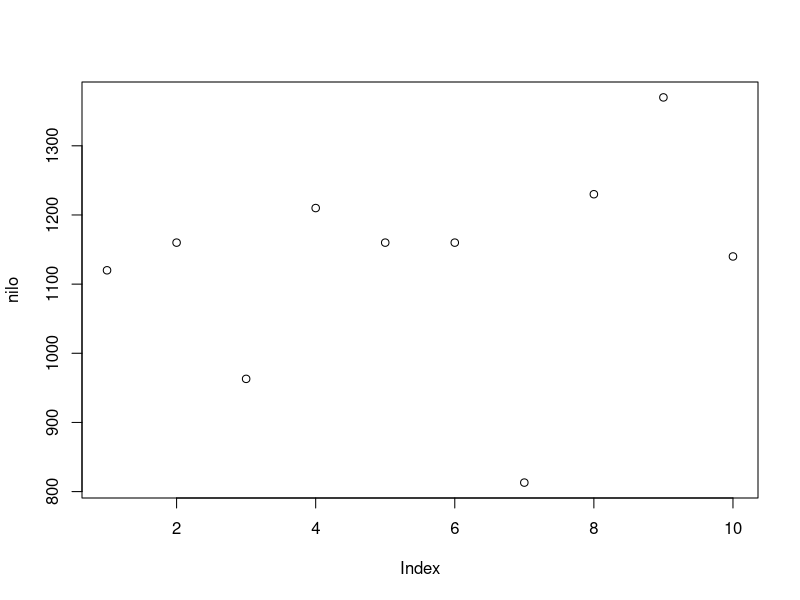
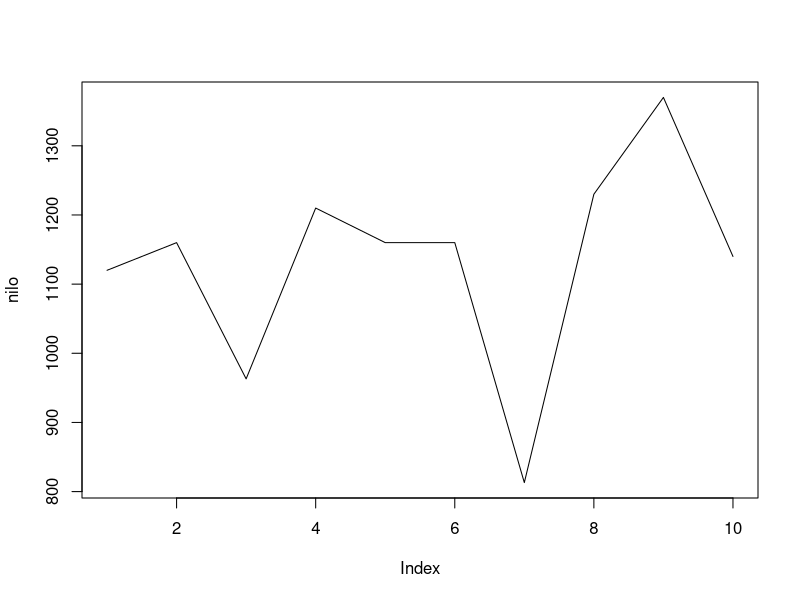
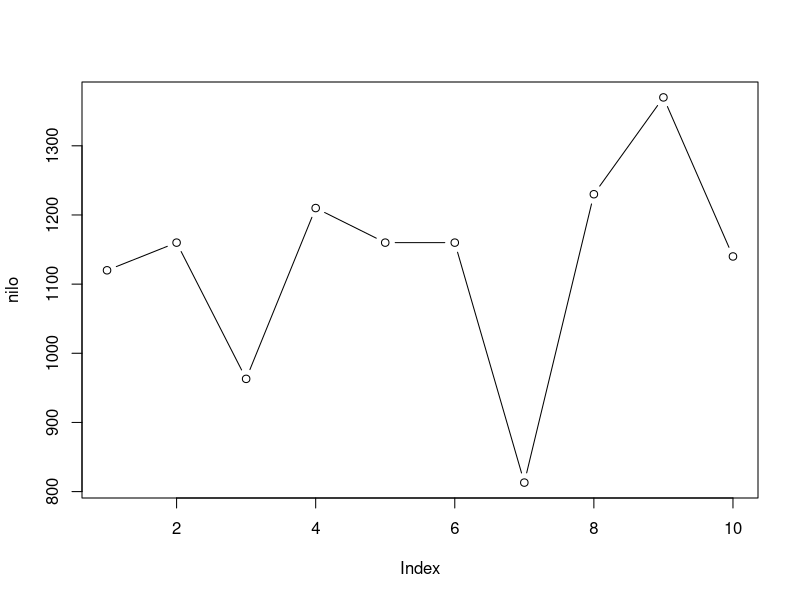
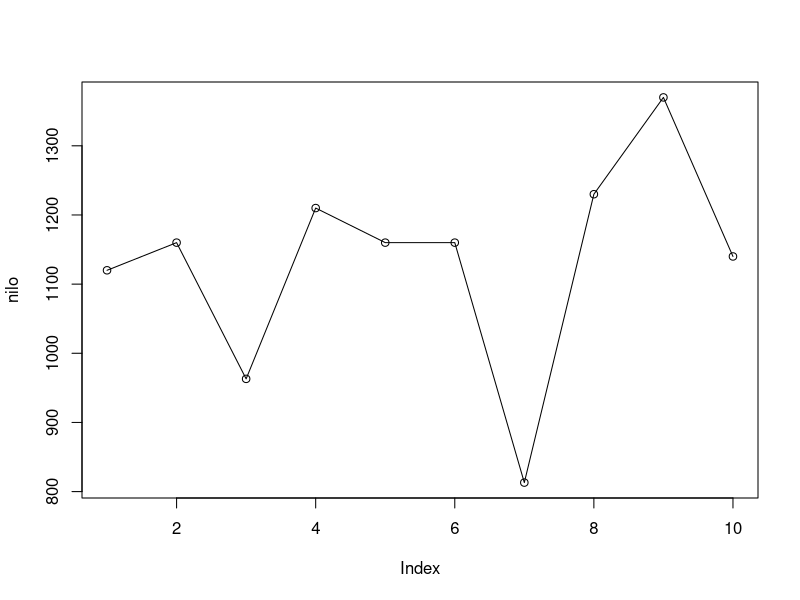
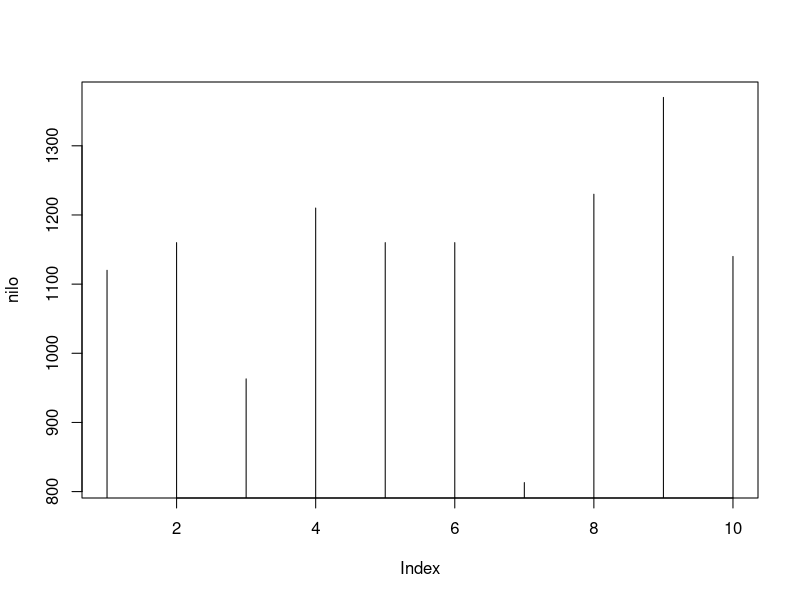
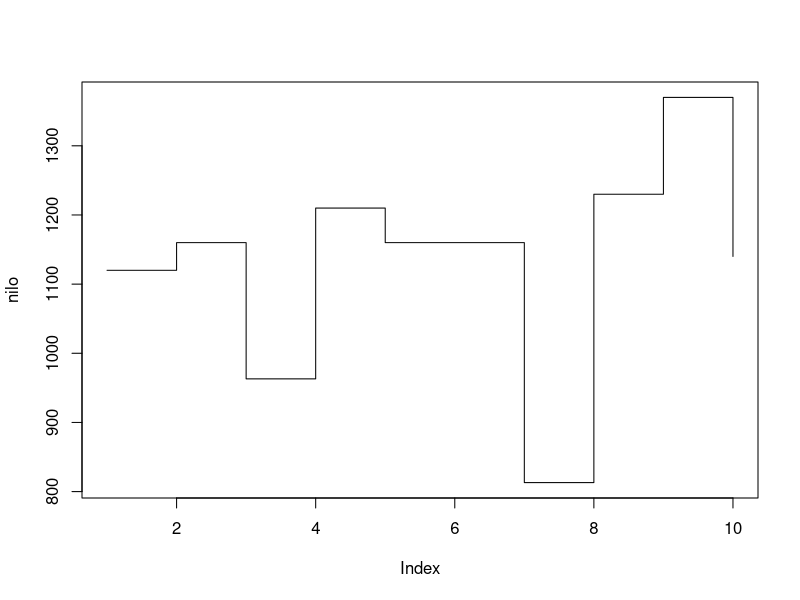
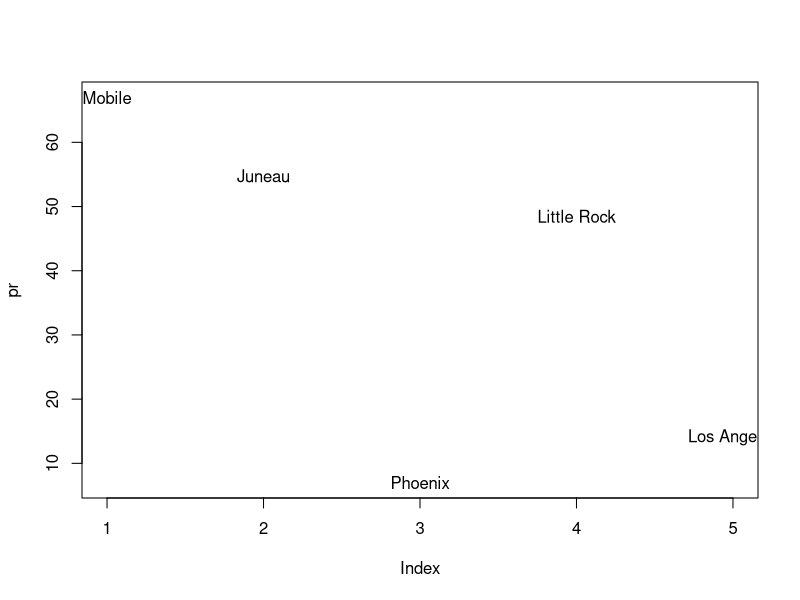
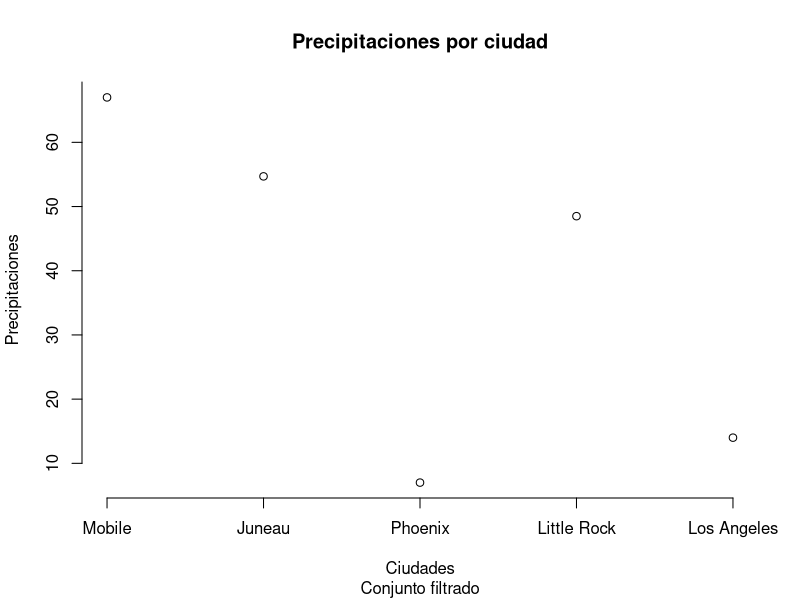

These charts were generated, in order, by the following R code:
# Funciones gráficas de bajo nivel

# type
str(Nile)
help(Nile)
nilo = Nile[1:10]
plot(nilo, type = "p")
plot(nilo, type = "l")
plot(nilo, type = "b")
plot(nilo, type = "o")
plot(nilo, type = "h")
plot(nilo, type = "s")

# type and text
pr = precip[1:5]
plot(pr, type = "n")
text(c(1:5), pr, names(pr))

# main y sub

plot(pr, type = "p", axes = FALSE, main = "Precipitaciones por ciudad",
     sub = "Conjunto filtrado", xlab = "Ciudades", ylab = "Precipitaciones")
# axis
axis(1, 1:5, names(pr))
axis(2, c(10,20,30,40,50,60,70))

# Legend
help(ldeaths)
plot(ldeaths, type = "l", col = "blue", 
     ylim = c(500, 5000))
lines(mdeaths, col = "red")
legend(1978, 4500, legend = c("ldeaths","mdeaths"),
       col = c("blue","red"), lty = 1:1)


# Otras funciones
# pch --> Tipo de punto
plot(mtcars$mpg, pch = 3)
# lty --> Tipo de linea
plot(mtcars$mpg, type = "l", lty = 3)
# lwd --> Ancho de la linea
plot(mtcars$mpg, type = "l", lty = 2, lwd = 3)
# col --> Asignar un color
plot(mtcars$mpg, type = "l", lty = 3, lwd = 3, 
     col = "blue")
# font --> Tipo de fuente
plot(pr, type = "n")
text(c(1:5), pr, names(pr), font = 3)

